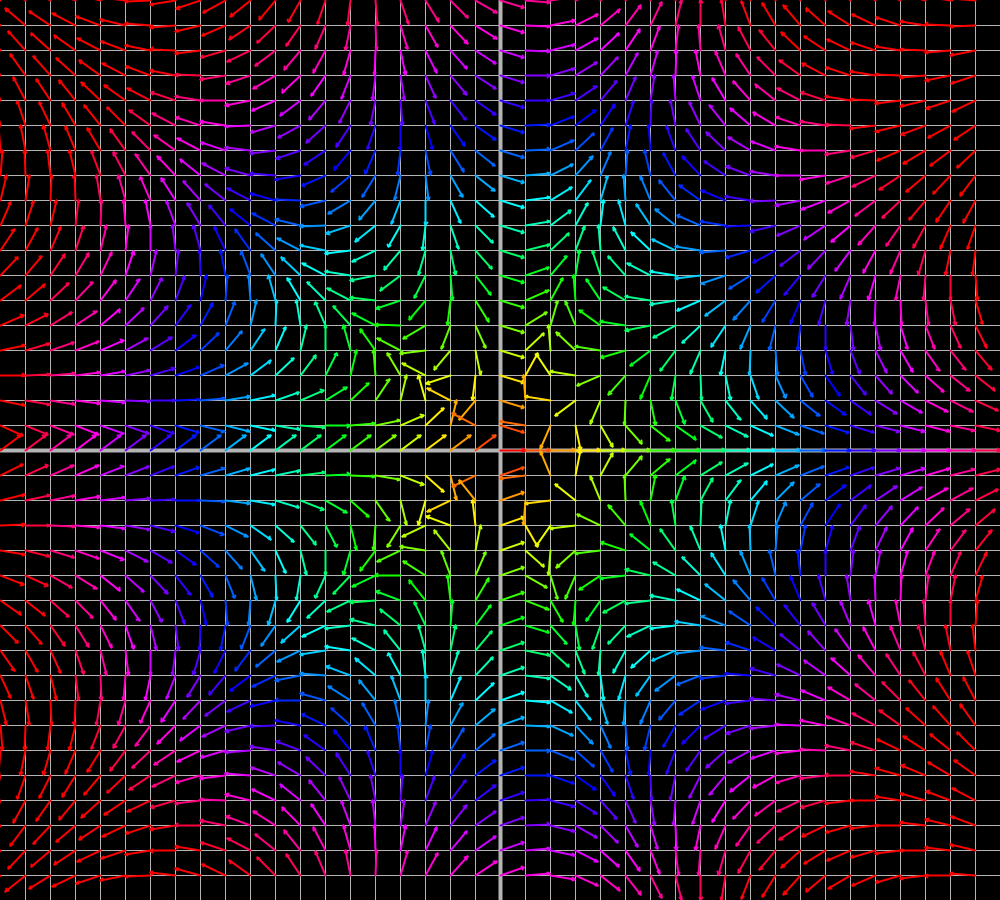
Frame 1 (no input)
Frame 60 (the mouse pressed at the canvas centre just before this capture): identical to frame 1, image omitted
Frame 120 (the mouse held since frame 60 and released just before this capture): identical to frame 1, image omitted

The Processing sketch that drew this single still picture (run headless with seeded random() and noise(); from frame 60 on, the mouse is pressed at the canvas centre):

// Processing sketch: sketch_3b1b_mapping_input_values_to_output_values_vector
// ── sketch_3b1b_mapping_input_values_to_output_values_vector.pde
float w;
float vlen;
float k = 0;

void setup() {
  size(1000, 900);
  colorMode(HSB, 360, 255, 255);
  w = 25;
  vlen = w;
  //noLoop();
}

void draw() {
  background(0);
  for (int i = 1; i < width/w; i += 1) {
    stroke(255);
    strokeWeight(1);
    if (i == int (width/(w*2))) {
      strokeWeight(4);
    }
    line(i*w, 0, i*w, height);
  }
  for (int i = 1; i < height/w; i += 1) {
    stroke(255);
    strokeWeight(1);
    if (i == int (height/(2*w))) {
      strokeWeight(4);
    }
    line(0, i*w, width, i*w);
  }

  translate(width/2, height/2);
  float nx = width/w;
  float ny = height/w;
  for (float x = -nx/2; x < nx/2; x += 1) {
    for (float y = -ny/2; y < ny/2; y += 1) {
      PVector ip = new PVector(x*w, y*w);
      PVector op = function(ip);
      //PVector op = sinof(ip);
      float angle = op.heading();
      arrow v = new arrow(ip, angle, vlen);
      v.display();
    }
  }
  if ( k > TWO_PI ) { 
    k = 0;
  }
  k += 0.01;
}

PVector raise(PVector input, float p) {
  //x^2 where x is a complex number
  float power = p;
  float rtopower = pow(input.x*input.x + input.y*input.y, power/2);
  float theta = input.heading();
  float x = rtopower * cos(power * theta);
  float y = rtopower * sin(power * theta);
  return new PVector(x, y);
}

PVector function(PVector input) {
  PVector op = raise(input, 3).add(raise(input, 4.2));
  return new PVector(op.x + 1, op.y);
}

// ── arrow.pde
class arrow {
  PVector a;
  float angle;
  float mag;

  arrow(PVector start, float theta, float len) {
    a = start;
    angle = theta;
    mag = len;
  }

  void display() {
    PVector b = new PVector(a.x + mag*cos(-angle), a.y + mag*sin(-angle));
    float arrowheadsize = mag > 20 ? mag/10 : 2;
    PVector v = PVector.sub(a, b);
    v.setMag(arrowheadsize);
    v.rotate(PI/6);
    PVector h1 = PVector.add(b, v);
    v.rotate(-PI/3);
    PVector h2 = PVector.add(b, v);
    float h = map(dist(0, 0, a.x, a.y), 0, width/2, 0, 360);
    stroke(h, 255, 255);
    strokeWeight(2);
    line(a.x, a.y, b.x, b.y);
    line(b.x, b.y, h1.x, h1.y);
    line(b.x, b.y, h2.x, h2.y);
  }
}
